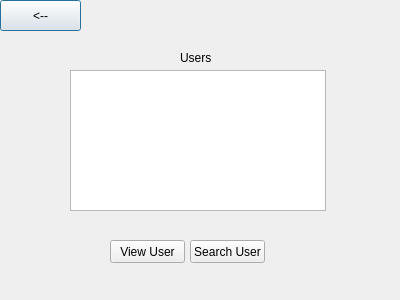
<?xml version="1.0" encoding="UTF-8"?>
<ui version="4.0">
 <class>user_list</class>
 <widget class="QDialog" name="user_list">
  <property name="geometry">
   <rect>
    <x>0</x>
    <y>0</y>
    <width>400</width>
    <height>300</height>
   </rect>
  </property>
  <property name="windowTitle">
   <string>Dialog</string>
  </property>
  <widget class="QListWidget" name="listWidget">
   <property name="geometry">
    <rect>
     <x>70</x>
     <y>70</y>
     <width>256</width>
     <height>141</height>
    </rect>
   </property>
  </widget>
  <widget class="QPushButton" name="pushButton">
   <property name="geometry">
    <rect>
     <x>0</x>
     <y>0</y>
     <width>81</width>
     <height>31</height>
    </rect>
   </property>
   <property name="text">
    <string>&lt;--</string>
   </property>
  </widget>
  <widget class="QLabel" name="label">
   <property name="geometry">
    <rect>
     <x>180</x>
     <y>50</y>
     <width>31</width>
     <height>16</height>
    </rect>
   </property>
   <property name="text">
    <string>Users</string>
   </property>
  </widget>
  <widget class="QPushButton" name="pushButton_2">
   <property name="geometry">
    <rect>
     <x>110</x>
     <y>240</y>
     <width>75</width>
     <height>23</height>
    </rect>
   </property>
   <property name="text">
    <string>View User</string>
   </property>
  </widget>
  <widget class="QPushButton" name="pushButton_3">
   <property name="geometry">
    <rect>
     <x>190</x>
     <y>240</y>
     <width>75</width>
     <height>23</height>
    </rect>
   </property>
   <property name="text">
    <string>Search User</string>
   </property>
  </widget>
 </widget>
 <resources/>
 <connections/>
</ui>
